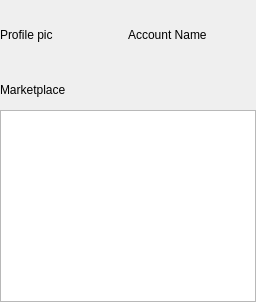
                   <widget class="QWidget" name="page">
                    <layout class="QGridLayout" name="gridLayout_105">
                     <property name="leftMargin">
                      <number>0</number>
                     </property>
                     <property name="topMargin">
                      <number>0</number>
                     </property>
                     <property name="rightMargin">
                      <number>0</number>
                     </property>
                     <property name="bottomMargin">
                      <number>0</number>
                     </property>
                     <property name="spacing">
                      <number>0</number>
                     </property>
                     <item row="0" column="0">
                      <widget class="QWidget" name="widget_42" native="true">
                       <property name="minimumSize">
                        <size>
                         <width>0</width>
                         <height>70</height>
                        </size>
                       </property>
                       <property name="maximumSize">
                        <size>
                         <width>16777215</width>
                         <height>100</height>
                        </size>
                       </property>
                       <property name="baseSize">
                        <size>
                         <width>0</width>
                         <height>0</height>
                        </size>
                       </property>
                       <layout class="QGridLayout" name="gridLayout_58">
                        <property name="leftMargin">
                         <number>0</number>
                        </property>
                        <property name="topMargin">
                         <number>0</number>
                        </property>
                        <property name="rightMargin">
                         <number>0</number>
                        </property>
                        <property name="bottomMargin">
                         <number>0</number>
                        </property>
                        <property name="spacing">
                         <number>0</number>
                        </property>
                        <item row="0" column="0">
                         <widget class="QWidget" name="widget_43" native="true">
                          <layout class="QGridLayout" name="gridLayout_56">
                           <property name="leftMargin">
                            <number>0</number>
                           </property>
                           <property name="topMargin">
                            <number>0</number>
                           </property>
                           <property name="rightMargin">
                            <number>0</number>
                           </property>
                           <property name="bottomMargin">
                            <number>0</number>
                           </property>
                           <property name="spacing">
                            <number>0</number>
                           </property>
                           <item row="0" column="0">
                            <widget class="QLabel" name="label_8">
                             <property name="text">
                              <string>Profile pic</string>
                             </property>
                            </widget>
                           </item>
                          </layout>
                         </widget>
                        </item>
                        <item row="0" column="1">
                         <widget class="QWidget" name="widget_44" native="true">
                          <layout class="QGridLayout" name="gridLayout_57">
                           <property name="leftMargin">
                            <number>0</number>
                           </property>
                           <property name="topMargin">
                            <number>0</number>
                           </property>
                           <property name="rightMargin">
                            <number>0</number>
                           </property>
                           <property name="bottomMargin">
                            <number>0</number>
                           </property>
                           <property name="spacing">
                            <number>0</number>
                           </property>
                           <item row="0" column="0">
                            <widget class="QLabel" name="accountUsername">
                             <property name="text">
                              <string>Account Name</string>
                             </property>
                            </widget>
                           </item>
                          </layout>
                         </widget>
                        </item>
                       </layout>
                      </widget>
                     </item>
                     <item row="1" column="0">
                      <widget class="QWidget" name="widget_45" native="true">
                       <layout class="QGridLayout" name="gridLayout_61">
                        <property name="leftMargin">
                         <number>0</number>
                        </property>
                        <property name="topMargin">
                         <number>0</number>
                        </property>
                        <property name="rightMargin">
                         <number>0</number>
                        </property>
                        <property name="bottomMargin">
                         <number>0</number>
                        </property>
                        <property name="spacing">
                         <number>0</number>
                        </property>
                        <item row="0" column="0">
                         <widget class="QWidget" name="widget_46" native="true">
                          <property name="maximumSize">
                           <size>
                            <width>16777215</width>
                            <height>40</height>
                           </size>
                          </property>
                          <layout class="QGridLayout" name="gridLayout_59">
                           <property name="leftMargin">
                            <number>0</number>
                           </property>
                           <property name="topMargin">
                            <number>0</number>
                           </property>
                           <property name="rightMargin">
                            <number>0</number>
                           </property>
                           <property name="bottomMargin">
                            <number>0</number>
                           </property>
                           <property name="spacing">
                            <number>0</number>
                           </property>
                           <item row="0" column="0">
                            <widget class="QLabel" name="label_25">
                             <property name="minimumSize">
                              <size>
                               <width>0</width>
                               <height>40</height>
                              </size>
                             </property>
                             <property name="styleSheet">
                              <string notr="true">font: 500 11pt &quot;Josefin Sans Medium&quot;;
color: rgb(0,0,0);</string>
                             </property>
                             <property name="text">
                              <string>Marketplace</string>
                             </property>
                            </widget>
                           </item>
                          </layout>
                         </widget>
                        </item>
                        <item row="1" column="0">
                         <widget class="QWidget" name="widget_47" native="true">
                          <layout class="QGridLayout" name="gridLayout_60">
                           <property name="leftMargin">
                            <number>0</number>
                           </property>
                           <property name="topMargin">
                            <number>0</number>
                           </property>
                           <property name="rightMargin">
                            <number>0</number>
                           </property>
                           <property name="bottomMargin">
                            <number>0</number>
                           </property>
                           <property name="spacing">
                            <number>0</number>
                           </property>
                           <item row="0" column="0">
                            <widget class="QWidget" name="sellingList" native="true">
                             <layout class="QGridLayout" name="gridLayout_103">
                              <property name="leftMargin">
                               <number>0</number>
                              </property>
                              <property name="topMargin">
                               <number>0</number>
                              </property>
                              <property name="rightMargin">
                               <number>0</number>
                              </property>
                              <property name="bottomMargin">
                               <number>0</number>
                              </property>
                              <property name="spacing">
                               <number>0</number>
                              </property>
                              <item row="0" column="0">
                               <widget class="QTableWidget" name="productEditTable"/>
                              </item>
                             </layout>
                            </widget>
                           </item>
                          </layout>
                         </widget>
                        </item>
                       </layout>
                      </widget>
                     </item>
                    </layout>
                   </widget>
